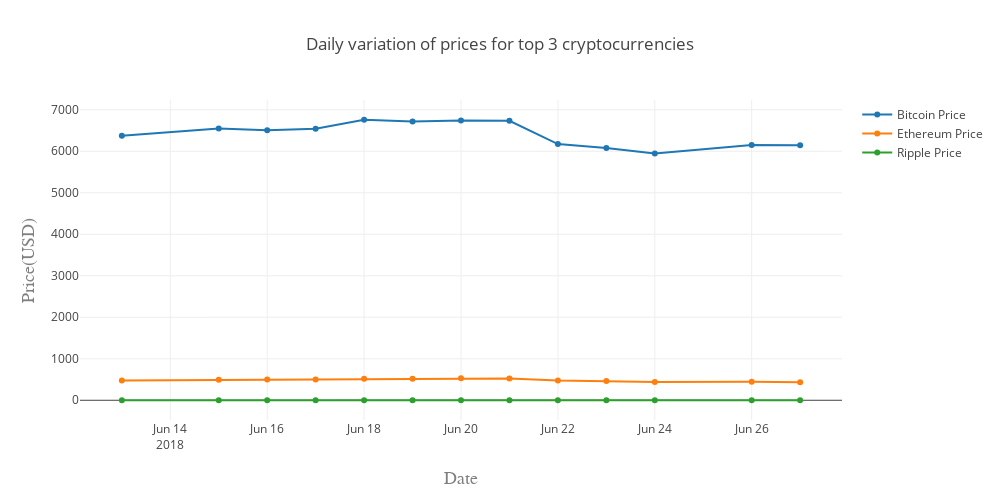

Write notebook code for a chart like this one.
### Code cell
bitcoin_price_data = go.Scatter(x=currency_daily_prices['Date'],
                              y=currency_daily_prices['bitcoin_price'],
                              name='Bitcoin Price')
ethereum_price_data = go.Scatter(x=currency_daily_prices['Date'],
                              y=currency_daily_prices['ethereum_price'],
                              name='Ethereum Price')
ripple_price_data = go.Scatter(x=currency_daily_prices['Date'],
                              y=currency_daily_prices['ripple_price'],
                              name='Ripple Price')
data = [bitcoin_price_data,ethereum_price_data,ripple_price_data]
layout = go.Layout(width=1000,height=500,
    title='Daily variation of prices for top 3 cryptocurrencies',
    xaxis=dict(title='Date',titlefont=dict(family='Courier New, monospace',size=18,color='#7f7f7f')),
    yaxis=dict(title='Price(USD)',titlefont=dict( family='Courier New, monospace',size=18,color='#7f7f7f'))
)
fig = go.Figure(data=data, layout=layout)
plotly.offline.iplot(fig)

### Figure 1 — Plotly figure (JSON) as saved in the notebook; plotly's stock layout.template omitted (floating-point values rounded to 4 significant figures)
{"data": [{"name": "Bitcoin Price", "type": "scatter", "uid": "dd477b", "x": ["2018-06-13", "2018-06-15", "2018-06-16", "2018-06-17", "2018-06-18", "2018-06-19", "2018-06-20", "2018-06-21", "2018-06-22", "2018-06-23", "2018-06-24", "2018-06-26", "2018-06-27"], "y": [6375.0, 6549.0, 6507.0, 6545.0, 6760.0, 6717.0, 6739.0, 6733.0, 6174.0, 6079.0, 5948.0, 6153.0, 6145.0]}, {"name": "Ethereum Price", "type": "scatter", "uid": "593869", "x": ["2018-06-13", "2018-06-15", "2018-06-16", "2018-06-17", "2018-06-18", "2018-06-19", "2018-06-20", "2018-06-21", "2018-06-22", "2018-06-23", "2018-06-24", "2018-06-26", "2018-06-27"], "y": [477.8, 494.1, 499.0, 499.1, 519.8, 516.7, 533.0, 527.2, 474.7, 464.3, 441.9, 444.8, 436.2]}, {"name": "Ripple Price", "type": "scatter", "uid": "236734", "x": ["2018-06-13", "2018-06-15", "2018-06-16", "2018-06-17", "2018-06-18", "2018-06-19", "2018-06-20", "2018-06-21", "2018-06-22", "2018-06-23", "2018-06-24", "2018-06-26", "2018-06-27"], "y": [0.5347, 0.5445, 0.532, 0.5353, 0.5429, 0.5364, 0.5427, 0.5321, 0.4981, 0.4829, 0.4636, 0.4691, 0.4683]}], "layout": {"height": 500, "title": "Daily variation of prices for top 3 cryptocurrencies", "width": 1000, "xaxis": {"autorange": true, "range": ["2018-06-12 03:16:29.3251", "2018-06-27 20:43:30.6749"], "title": "Date", "titlefont": {"color": "#7f7f7f", "family": "Courier New, monospace", "size": 18}, "type": "date"}, "yaxis": {"autorange": true, "range": [-475.5, 7236.0], "title": "Price(USD)", "titlefont": {"color": "#7f7f7f", "family": "Courier New, monospace", "size": 18}, "type": "linear"}}}
